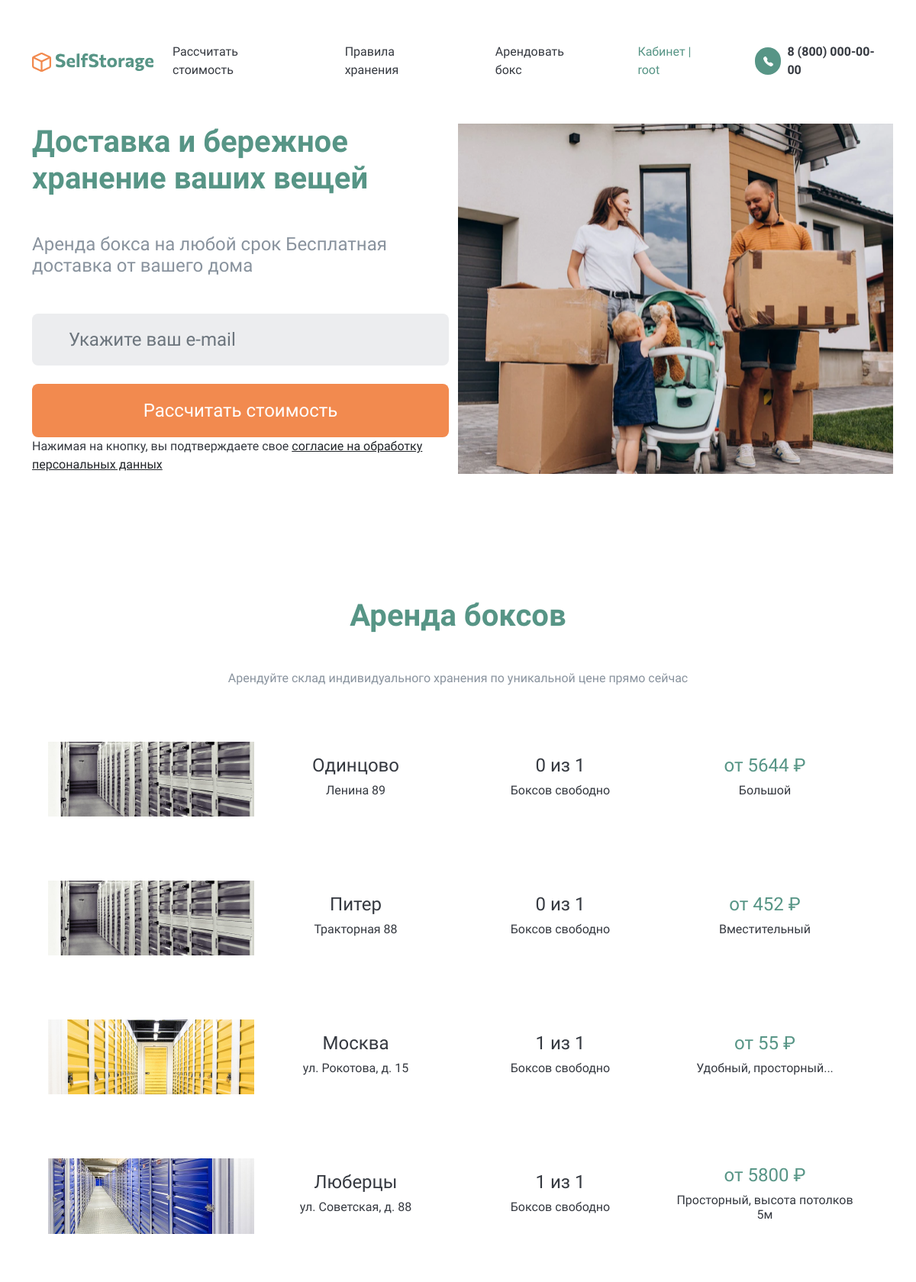
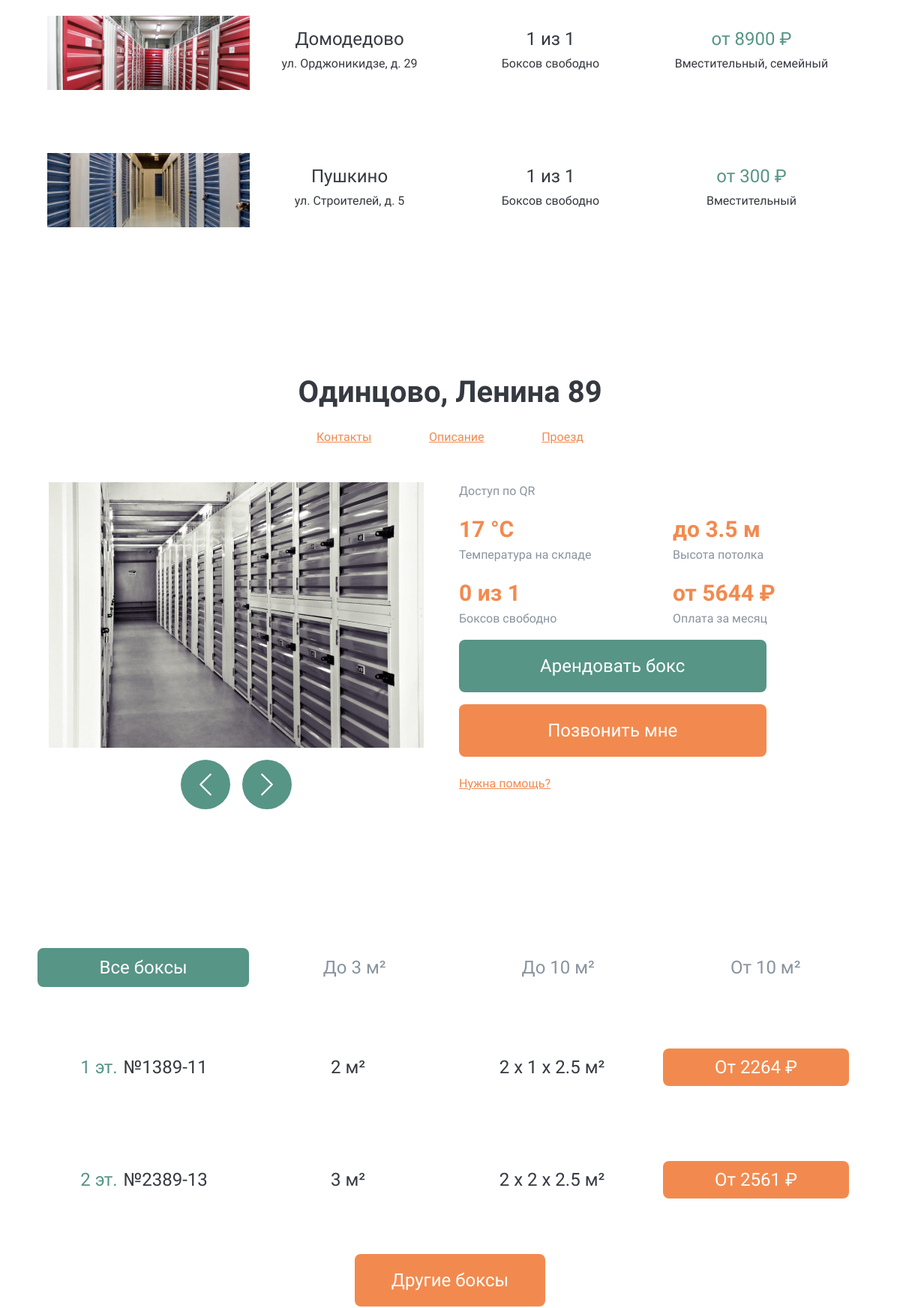
The app's page /boxes/ (signed in, upper part) with its own data (2 pictures, top to bottom).
### storage/models.py (models this page shows, shortened)
class Stock(models.Model):
    name = models.CharField(
        max_length=100, verbose_name='Наименование', default=''
    )
    address = models.CharField(max_length=400, verbose_name='Адрес склада')
    property = models.CharField(
        max_length=400, verbose_name='Характеристика, свойства склада'
    )
    capacity = models.PositiveBigIntegerField(null=True, default=0)
    slug = models.SlugField(max_length=200, blank=True)
    photo_path = models.CharField(max_length=200, blank=True)
    class Meta:
        verbose_name = 'Склад'
        verbose_name_plural = 'Склады'

### storage/views.py (the view)
# urls.py: path('boxes/', views.boxes, name='boxes'),
def boxes(request):
    stocks = Stock.objects.all()
    for stock in stocks:
        min_price = BoxX.objects.filter(stock=stock).aggregate(Min('price'))
        stock.min_price = int(min_price['price__min'])
        stock.total_boxes = BoxX.objects.filter(stock=stock).count()
        stock.free_boxes = BoxX.objects.filter(
            stock=stock, rented=False
        ).count()
    return render(request, 'storage/boxes.html', context={'stocks': stocks})

### templates/storage/boxes.html (shortened to what this page needs)
{% extends 'base.html' %}
{% block content %}
  <main class="container mt-header">
    <article class="row">
      <div class="col-12 col-lg-6 mb-3 mb-lg-0">
        <h1 class="fw-bold SelfStorage_green mb-5">Доставка и бережное хранение ваших вещей</h1>
        <h4 class="fw-lighter SelfStorage_grey mb-5">Аренда бокса на любой срок Бесплатная доставка от вашего дома</h4>
        <form class="">
          <input type="text" required name="EMAIL1" class="form-control border-8 mb-4 py-3 px-5 border-0 fs_24 SelfStorage__bg_lightgrey" placeholder="Укажите ваш e-mail" />
          <button class="btn border-8 py-3 px-5 w-100 text-white fs_24 SelfStorage__bg_orange SelfStorage__btn2_orange">Рассчитать стоимость</button>
          <span class="text-center fw-light">Нажимая на кнопку, вы подтверждаете свое <a href="#" class="link-dark">согласие на обработку персональных данных</a></span>
        </form>
      </div>
      <div class="col-12 col-lg-6 SelfStorage__img"></div>
    </article>
    {% include 'storage/includes/stocks.html' %}
    <article class="pt-header" id="BOX">
      {% include 'storage/includes/boxes-content.html' %}
      <ul class="nav nav-pills pt-header d-flex justify-content-between" id="pills-tab" role="tablist">
        <li class="nav-item flex-grow-1 mx-2" role="presentation">
          <button class="btn my-2 w-100 fs_24 SelfStorage__tab active" id="pills-all-tab" data-bs-toggle="pill" data-bs-target="#pills-all" type="button" role="tab" aria-controls="pills-all" aria-selected="true">Все боксы</button>
        </li>
        <li class="nav-item flex-grow-1 mx-2" role="presentation">
          <button class="btn my-2 w-100 fs_24 SelfStorage__tab" id="pills-to3-tab" data-bs-toggle="pill" data-bs-target="#pills-to3" type="button" role="tab" aria-controls="pills-to3" aria-selected="false">До 3 м²</button>
        </li>
        <li class="nav-item flex-grow-1 mx-2" role="presentation">
          <button class="btn my-2 w-100 fs_24 SelfStorage__tab" id="pills-to10-tab" data-bs-toggle="pill" data-bs-target="#pills-to10" type="button" role="tab" aria-controls="pills-to10" aria-selected="false">До 10 м²</button>
        </li>
        <li class="nav-item flex-grow-1 mx-2" role="presentation">
          <button class="btn my-2 w-100 fs_24 SelfStorage__tab" id="pills-from10-tab" data-bs-toggle="pill" data-bs-target="#pills-from10" type="button" role="tab" aria-controls="pills-from10" aria-selected="false">От 10 м²</button>
        </li>
      </ul>
      <div class="tab-content" id="pills-tabContent">
        <div class="tab-pane fade show active" id="pills-all" role="tabpanel" aria-labelledby="pills-home-tab">
          <a href="#" class="row text-decoration-none py-3 px-4 mt-5 SelfStorage__boxlink">
            <div class="col-12 col-md-4 col-lg-3 d-flex justify-content-center align-items-center">
              <span class="SelfStorage_green fs_24 me-2">1 эт.</span><span class="fs_24">№1389-11</span>
            </div>
            <div class="col-6 col-md-4 col-lg-3 d-flex justify-content-center align-items-center">
              <span class="fs_24">2 м²</span>
            </div>
            <div class="col-6 col-md-4 col-lg-3 d-flex justify-content-center align-items-center">
              <span class="fs_24">2 х 1 х 2.5 м²</span>
            </div>
            <div class="col-12 col-lg-3">
              <span class="btn my-2 w-100 text-white fs_24 SelfStorage__bg_orange SelfStorage__btn2_orange border-8">От 2264 ₽</span>
            </div>
          </a>
          <a href="#" class="row text-decoration-none py-3 px-4 mt-5 SelfStorage__boxlink">
            <div class="col-12 col-md-4 col-lg-3 d-flex justify-content-center align-items-center">
              <span class="SelfStorage_green fs_24 me-2">2 эт.</span><span class="fs_24">№2389-13</span>
            </div>
            <div class="col-6 col-md-4 col-lg-3 d-flex justify-content-center align-items-center">
              <span class="fs_24">3 м²</span>
            </div>
            <div class="col-6 col-md-4 col-lg-3 d-flex justify-content-center align-items-center">
              <span class="fs_24">2 х 2 х 2.5 м²</span>
            </div>
            <div class="col-12 col-lg-3">
              <span class="btn my-2 w-100 text-white fs_24 SelfStorage__bg_orange SelfStorage__btn2_orange border-8">От 2561 ₽</span>
            </div>
          </a>
          <div class="d-flex justify-content-center mt-5">
            <button class="btn w-auto py-3 px-5 SelfStorage__bg_orange SelfStorage__btn2_orange text-white text-center fs_24 border-8" id="btn-collapse-all" data-bs-toggle="collapse" data-bs-target="#collapse-all" aria-expanded="false" aria-controls="collapse-all">Другие боксы</button>
          </div>
        </div>
      </div>
    </article>
  </main>
{% endblock %}

### templates/includes/header.html (shortened to what this page needs)
<header class="navbar navbar-expand-xl navbar-light fixed-top bg-white py-5">
  <nav class="container">
    <a class="navbar-brand" href="{% url 'storage:index' %}">
      <img src="../staticfiles/img/Vector.svg" alt="[]" />
      <img src="../staticfiles/img/SelfStorage.svg" alt="SelfStorage" />
    </a>
    <div class="collapse navbar-collapse justify-content-end" id="navbar">
      <ul class="navbar-nav">
        <li class="nav-item me-5">
          <a class="nav-link SelfStorage_black" href="{% url 'storage:price' %}">Рассчитать стоимость</a>
        </li>
        <li class="nav-item me-5">
          <a class="nav-link SelfStorage_black" href="{% url 'storage:faq' %}">Правила хранения</a>
        </li>
        <li class="nav-item me-5">
          <a class="nav-link SelfStorage_black" href="{% url 'storage:boxes' %}">Арендовать бокс</a>
        </li>
        <li class="nav-item me-5">
          {% if request.user.is_authenticated %}
            <a class="nav-link SelfStorage_green" href="{% url 'storage:lk' %}">Кабинет | {{user.username}}</a>
          {% else %}
            <a class="nav-link SelfStorage_green" href="{% url 'storage:auth' %}">Войти</a>
          {% endif %}
        </li>
        <li class="nav-item d-flex align-items-center">
          <div class="d-flex justify-content-center align-items-center rounded-pill SelfStorage__bg_green me-2" style="height: 36px; width: 36px;">
          </div>
          <b>8 (800) 000-00-00</b>
        </li>
      </ul>
    </div>
  </nav>
</header>

### templates/storage/includes/stocks.html (shortened to what this page needs)
<article class="mt-header">
  <h1 class="text-center fw-bold SelfStorage_green mb-5">Аренда боксов</h1>
  <h6 class="text-center SelfStorage_grey">Арендуйте склад индивидуального хранения по уникальной цене прямо сейчас</h6>
  <ul class="nav nav-pills mb-3 d-flex justify-content-between" id="boxes-links" role="tablist">
    {% for stock in stocks %}
      <li class="nav-item flex-grow-1 mx-2" role="presentation">
        <a href="#BOX" class="row text-decoration-none py-3 px-4 mt-5 SelfStorage__boxlink" id="pills-{{ stock.slug }}-tab" data-bs-toggle="pill" data-bs-target="#pills-{{ stock.slug }}" role="tab" aria-controls="pills-{{ stock.slug }}" aria-selected="true">
          <div class="col-12 col-lg-3 d-flex justify-content-center">
            <img src="{{ stock.photo_path }}" alt="" class="mb-3 mb-lg-0" />
          </div>
          <div class="col-12 col-md-4 col-lg-3 d-flex flex-column justify-content-center">
            <h4 class="text-center">{{ stock.name }}</h4>
            <h6 class="text-center">{{ stock.address }}</h6>
          </div>
          <div class="col-12 col-md-4 col-lg-3 d-flex flex-column justify-content-center">
            <h4 class="text-center">{{ stock.free_boxes }} из {{ stock.total_boxes }}</h4>
            <h6 class="text-center">Боксов свободно</h6>
          </div>
          <div class="col-12 col-md-4 col-lg-3 d-flex flex-column justify-content-center">
            <h4 class="text-center SelfStorage_green">от {{ stock.min_price }} ₽</h4>
            <h6 class="text-center">{{ stock.property }}</h6>
          </div>
        </a>
      </li>
    {% endfor %}
  </ul>
</article>

### templates/storage/includes/boxes-content.html (shortened to what this page needs)
{% load static %}
<div class="tab-content" id="boxes-content">
  {% for stock in stocks %}
    <div class="tab-pane fade {% if forloop.first %}show active{% endif %}" id="pills-{{ stock.slug }}" role="tabpanel" aria-labelledby="pills-{{ stock.slug }}-tab">
      <h1 class="text-center mb-4 fw-bold">{{ stock.name }}, {{ stock.address }}</h1>
      <div class="row d-flex flex-column mb-5">
        <div class="col-12 col-sm-6 col-lg-4 d-flex justify-content-between align-self-center">
          <a type="button" class="SelfStorage_orange" data-bs-container="body" data-bs-toggle="popover" data-bs-placement="bottom" title="Контакты" data-bs-content="Список контактов">Контакты</a>
          <a type="button" class="SelfStorage_orange" data-bs-container="body" data-bs-toggle="popover" data-bs-placement="bottom" title="Описание" data-bs-content="Текст описания">Описание</a>
          <a type="button" class="SelfStorage_orange" data-bs-container="body" data-bs-toggle="popover" data-bs-placement="bottom" title="Проезд" data-bs-content="Описание проезда">Проезд</a>
        </div>
      </div>
      <div class="row">
        <div class="col-12 col-lg-6">
          <div id="carouselExampleControls1" class="carousel slide" data-bs-ride="carousel">
            <div class="carousel-inner">
              <div class="carousel-item active">
                <div class="d-flex flex-column align-items-center">
                  <img src="{% static "img/image2.png" %}" alt="" />
                </div>
              </div>
            </div>
            <div class="w-100 d-flex justify-content-center my-3">
              <button data-bs-target="#carouselExampleControls1" data-bs-slide="prev" class="btn rounded-pill d-flex justify-content-center align-items-center SelfStorage__bg_green" style="width: 66px; height: 66px;">
                <svg xmlns="http://www.w3.org/2000/svg" width="36" height="36" fill="#fff" class="bi bi-chevron-left" viewBox="0 0 16 16">
                  <path fill-rule="evenodd" d="M11.354 1.646a.5.5 0 0 1 0 .708L5.707 8l5.647 5.646a.5.5 0 0 1-.708.708l-6-6a.5.5 0 0 1 0-.708l6-6a.5.5 0 0 1 .708 0z" />
                </svg>
              </button>
              <div style="width: 1rem"></div>
              <button data-bs-target="#carouselExampleControls1" data-bs-slide="next" class="btn rounded-pill d-flex justify-content-center align-items-center SelfStorage__bg_green" style="width: 66px; height: 66px;">
                <svg xmlns="http://www.w3.org/2000/svg" width="36" height="36" fill="#fff" class="bi bi-chevron-right" viewBox="0 0 16 16">
                  <path fill-rule="evenodd" d="M4.646 1.646a.5.5 0 0 1 .708 0l6 6a.5.5 0 0 1 0 .708l-6 6a.5.5 0 0 1-.708-.708L10.293 8 4.646 2.354a.5.5 0 0 1 0-.708z" />
                </svg>
              </button>
            </div>
          </div>
        </div>
        <div class="col-12 col-lg-6">
          <div class="row">
            <p class="text-center text-lg-start SelfStorage_grey">Доступ по QR</p>
            <div class="col-6 d-flex flex-column align-items-center align-items-lg-start">
              <span class="fs_30 fw-bold SelfStorage_orange">17 °С</span>
              <span class="SelfStorage_grey mb-3">Температура на складе</span>
              <span class="fs_30 fw-bold SelfStorage_orange">{{ stock.free_boxes }} из {{ stock.total_boxes }}</span>
              <span class="SelfStorage_grey mb-3">Боксов свободно</span>
            </div>
            <div class="col-6 d-flex flex-column align-items-center align-items-lg-start">
              <span class="fs_30 fw-bold SelfStorage_orange">до 3.5 м</span>
              <span class="SelfStorage_grey mb-3">Высота потолка</span>
              <span class="fs_30 fw-bold SelfStorage_orange">от {{ stock.min_price }} ₽</span>
              <span class="SelfStorage_grey mb-3">Оплата за месяц</span>
            </div>
            <div class="d-flex flex-column align-items-center align-items-lg-start">
              <a href="#pills-tab" role="button" class="btn w-75 fs_24 px-5 py-3 text-white border-8 SelfStorage__bg_green SelfStorage__btn2_green mb-3">Арендовать бокс</a>
              <button class="btn w-75 fs_24 px-5 py-3 text-white border-8 SelfStorage__bg_orange SelfStorage__btn2_orange">Позвонить мне</button>
            </div>
            <a href="#" class="text-center text-lg-start mt-4 SelfStorage_orange">Нужна помощь?</a>
          </div>
        </div>
      </div>
    </div>
  {% endfor %}
</div>

### static/Style.css (style rules this page uses)
html { height: 100%; }
* { font-family: 'Commissioner', sans-serif; font-size: 16px; font-weight: normal; color: #353940; }
body { background-color: white; min-height: 100%; display: grid; grid-template-rows: auto 1fr auto; }
.fs_24 { font-size: 24px; }
.fs_30 { font-size: 30px; }
.border-8 { border-radius: 8px; }
.SelfStorage__tab { box-shadow: none!important; border-radius: 8px; border: 2px white solid; color: #89939E; }
.SelfStorage__tab.active { border-radius: 8px; border: 2px #579586 solid; background-color: #579586; color: white; }
.SelfStorage__boxlink { border-radius: 8px; border: solid 2px white; }
.SelfStorage__img { background-image: url(img/image.png); background-repeat: no-repeat; background-position: center; }
.SelfStorage_green { color: #579586 !important; }
.SelfStorage__bg_green { background-color: #579586 !important; }
.SelfStorage__bg_lightgrey { background-color: #ECEDEF !important; }
.SelfStorage_grey { color: #89939E !important; }
.SelfStorage_black { color: #353940 !important; }
.SelfStorage_orange { color: #F28A4F !important; }
.SelfStorage__bg_orange { background-color: #F28A4F !important; }
.mt-header { margin-top: calc(136px + 1.6rem); }
.pt-header { padding-top: calc(136px + 1.6rem); }

### records on screen
Stock: photo_path (picture), name "Одинцово", address "Ленина 89", free_boxes "0", total_boxes "1", min_price "5644", property "Большой"
Stock: photo_path (picture), name "Питер", address "Тракторная 88", free_boxes "0", total_boxes "1", min_price "452", property "Вместительный"
Stock: photo_path (picture), name "Москва", address "ул. Рокотова, д. 15", free_boxes "1", total_boxes "1", min_price "55", property "Удобный, просторный..."
Stock: photo_path (picture), name "Люберцы", address "ул. Советская, д. 88", free_boxes "1", total_boxes "1", min_price "5800", property "Просторный, высота потолков 5м"
Stock: photo_path (picture), name "Домодедово", address "ул. Орджоникидзе, д. 29", free_boxes "1", total_boxes "1", min_price "8900", property "Вместительный, семейный"
Stock: photo_path (picture), name "Пушкино", address "ул. Строителей, д. 5", free_boxes "1", total_boxes "1", min_price "300", property "Вместительный"

### other values on screen
{{ user.username }} "root"
